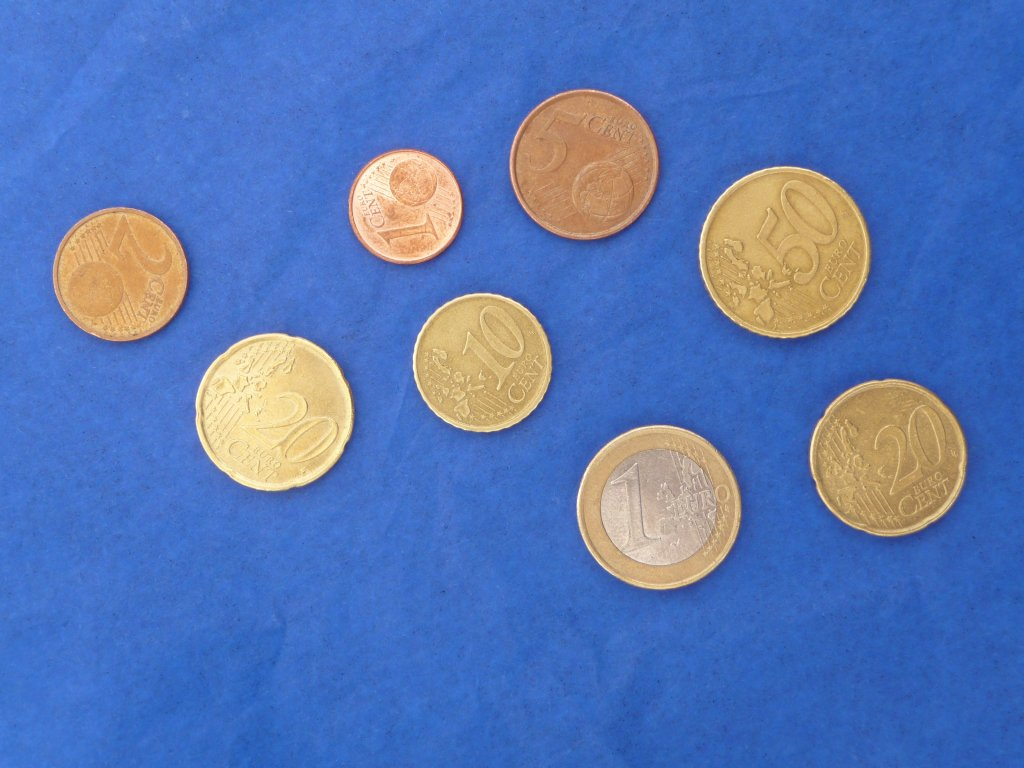
%> input picture Moedas1.jpg, 1024 x 768 px
$ octave objectNumber.m   (GNU Octave 9; MATLAB toolbox functions it lacks are replaced by stand-ins)
%> lines starting %> are read from the running program, lines starting %| are printed output that depends on the picture; in (x1, y1, x2, y2) boxes, pixels count from 0 and x2, y2 are one past the last pixel; in counts of white or black regions, pixels touching at a corner belong together; the program's own positions count from 1
clear all, close all

img = imread('Moedas1.jpg');
%> img is the input picture: size 768x1024x3 uint8; mean R, G, B 87.8, 118.8, 181
imshow(img);

g = rgb2gray(img);
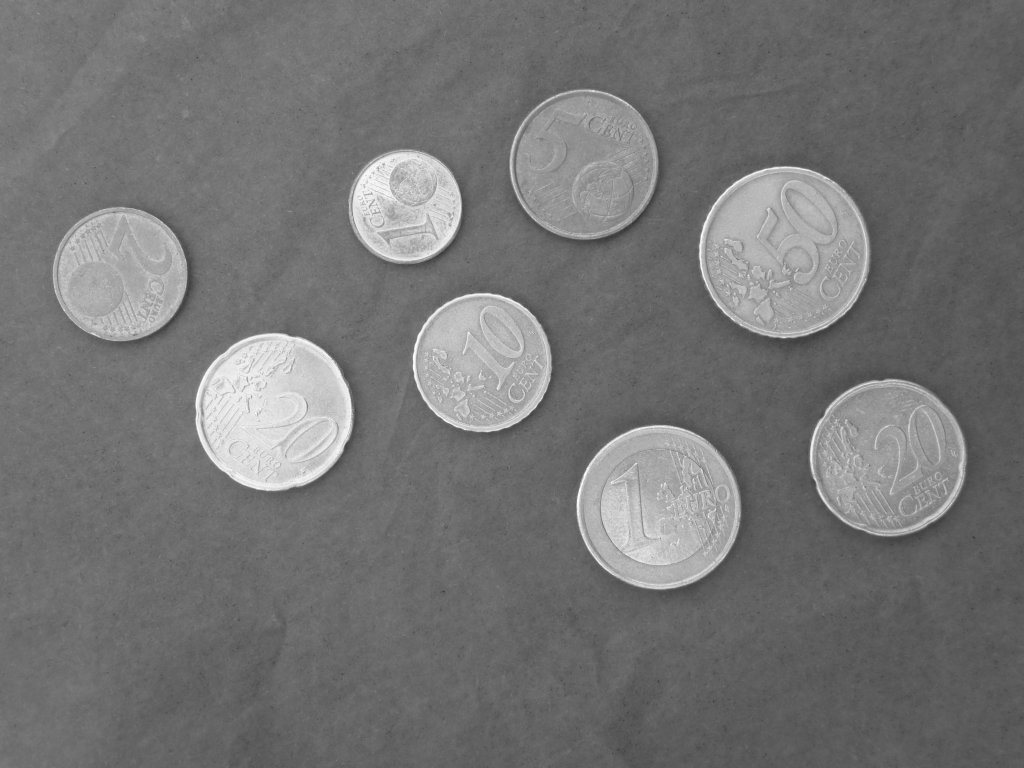
%> g: size 768x1024 uint8; min 51, max 254, mean 116.6
imshow(g);

%imhist(g);

bw = g > 80;
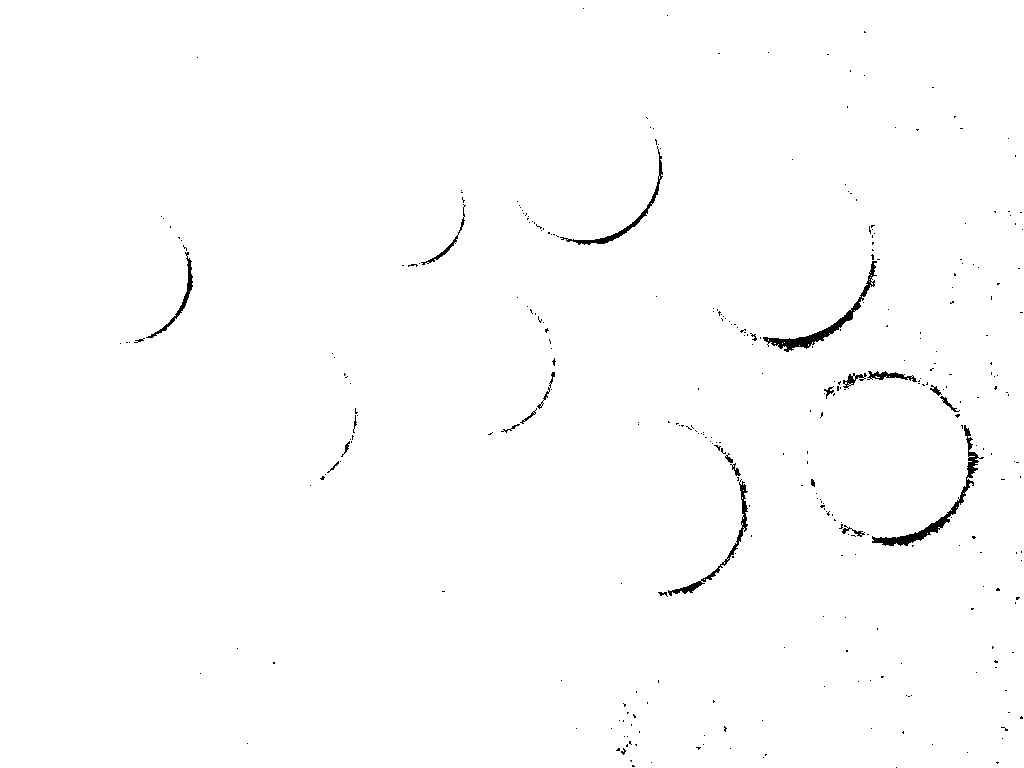
%> bw: size 768x1024 logical; 99.2% white; 334 black regions (310 under 20 px), largest, box (x1, y1, x2, y2) and area: (872, 425, 984, 546) 1133, (763, 261, 877, 352) 1045, (668, 479, 748, 596) 627
%imshow(bw);

se = strel('disk',4);
afterOpening = imopen(bw, se);
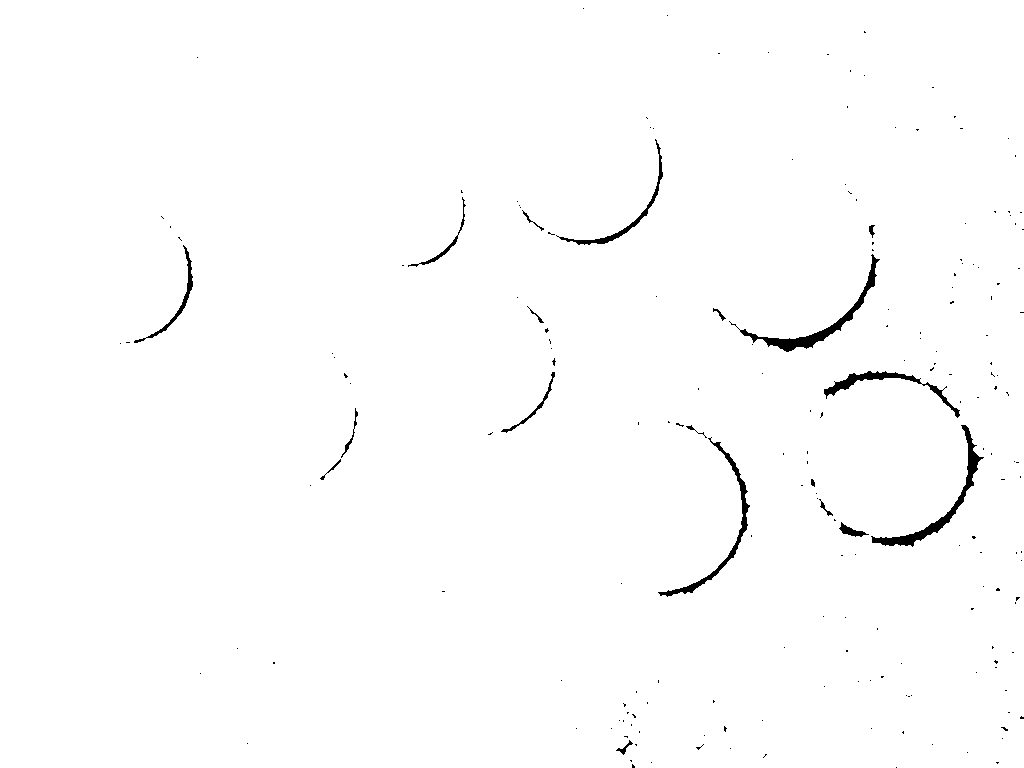
%> afterOpening: size 768x1024 logical; 99.1% white; 198 black regions (179 under 20 px), largest, box (x1, y1, x2, y2) and area: (871, 425, 984, 547) 1336, (729, 254, 880, 352) 1328, (658, 437, 750, 597) 1008
%imshow(afterOpening);

afterClosing = imclose(afterOpening, se);
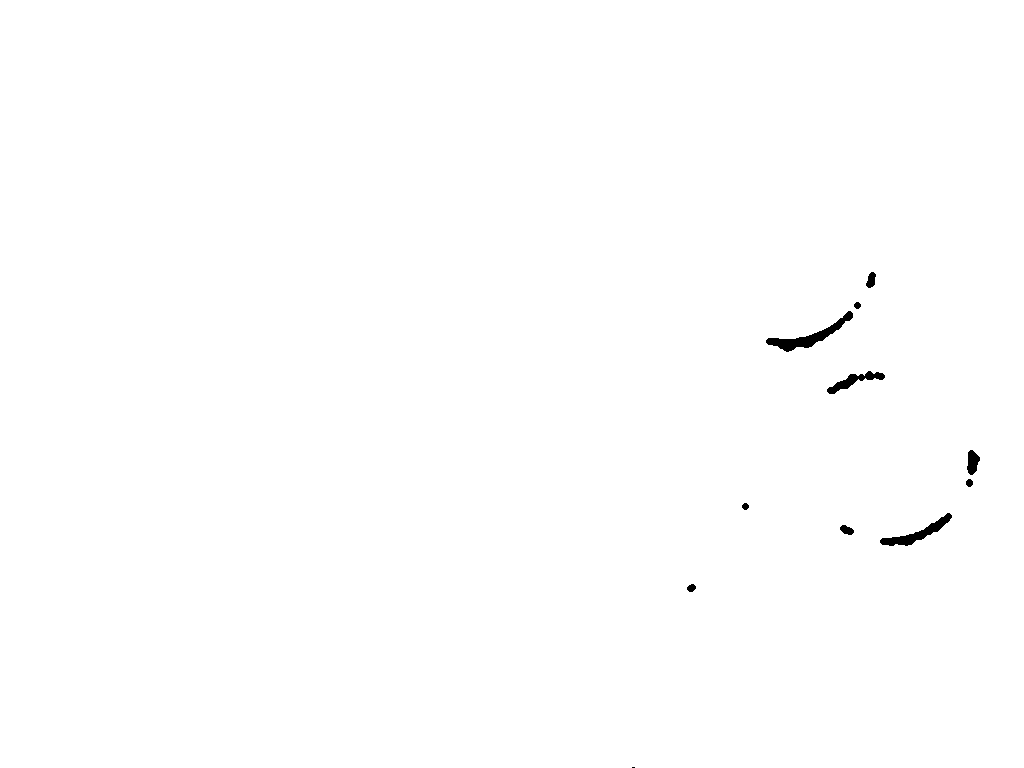
%> afterClosing: size 768x1024 logical; 99.7% white; 11 black regions (1 under 20 px), largest, box (x1, y1, x2, y2) and area: (766, 311, 853, 352) 826, (880, 513, 952, 546) 632, (827, 371, 885, 394) 432
%imshow(afterClosing);

[L, num] = bwlabel(~afterClosing,4);
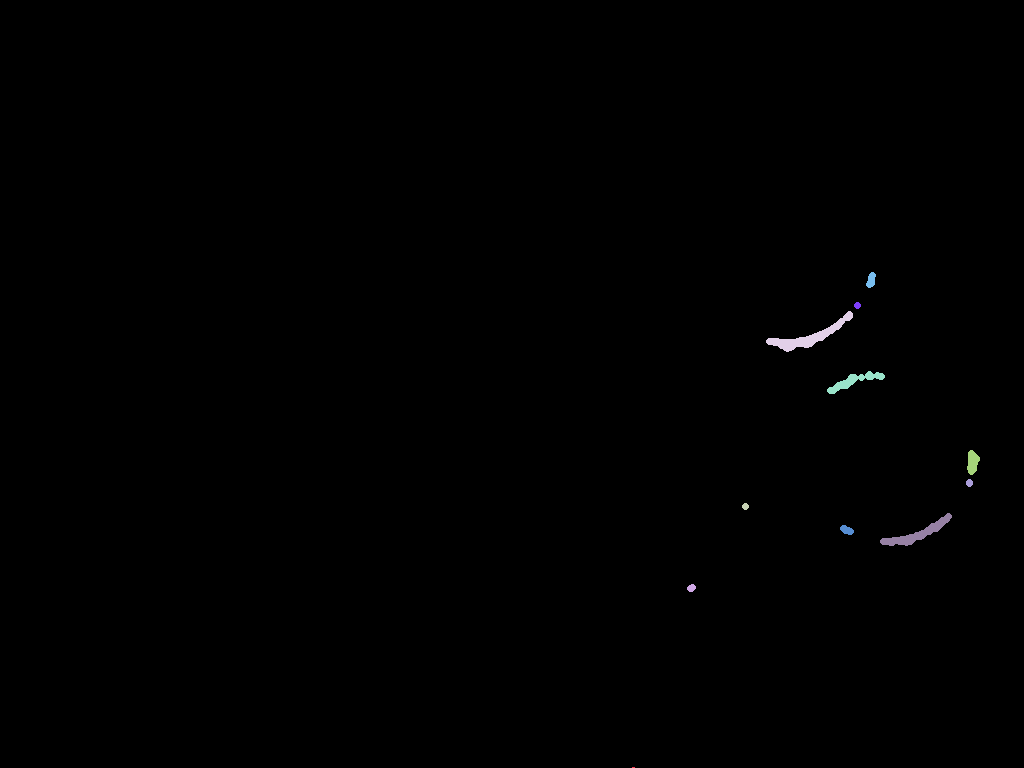
%> L: size 768x1024 double; 12 distinct labels, from 0 to 11; one colour per label, 0 black
%> num = 11
